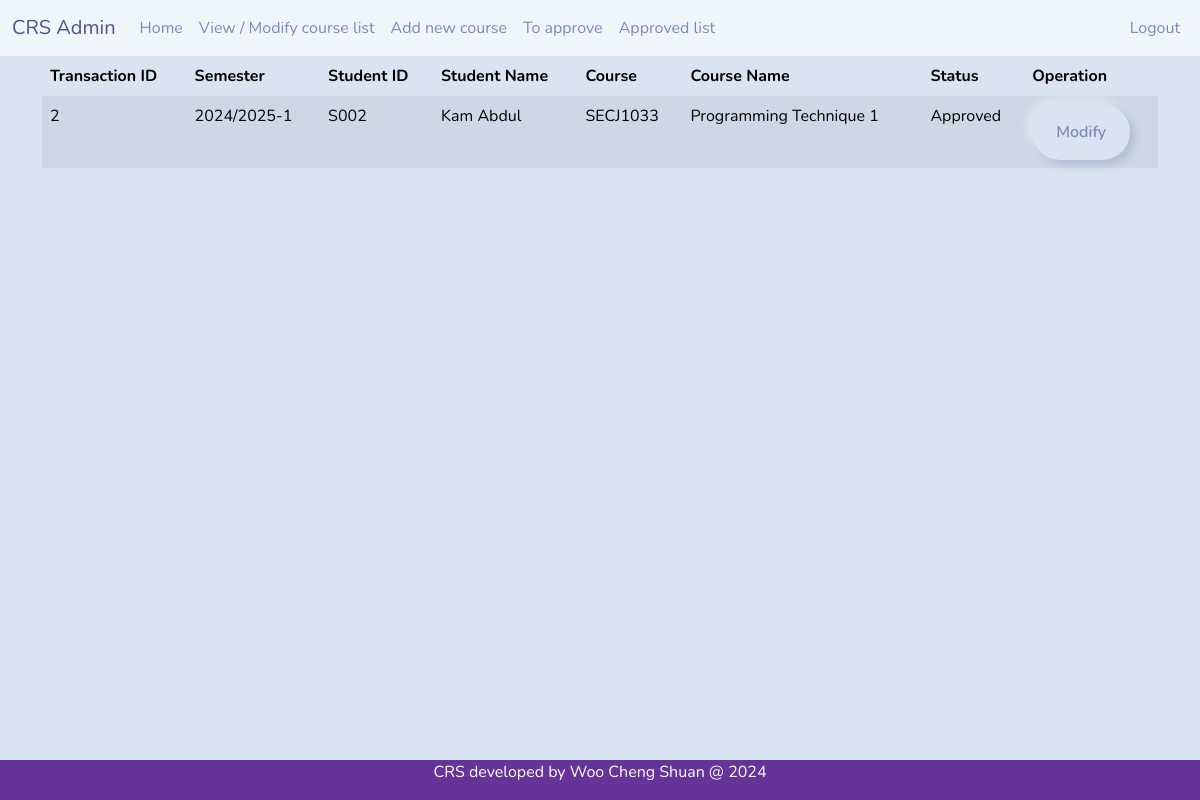
Page /courselist.php (signed in) on the committed database.
### tables this page shows
CREATE TABLE `tb_registration` (
  `r_tid` int(11) NOT NULL COMMENT 'This is the transaction ID',
  `r_student` varchar(10) NOT NULL,
  `r_course` varchar(10) NOT NULL,
  `r_sem` varchar(11) NOT NULL,
  `r_status` int(11) NOT NULL
);

CREATE TABLE `tb_user` (
  `u_sno` varchar(10) NOT NULL,
  `u_pwd` varchar(20) NOT NULL,
  `u_name` varchar(50) NOT NULL,
  `u_contact` int(11) NOT NULL,
  `u_state` varchar(20) NOT NULL,
  `u_req` timestamp NULL DEFAULT NULL,
  `u_email` varchar(30) NOT NULL,
  `u_utype` int(11) NOT NULL
);

CREATE TABLE `tb_course` (
  `c_code` varchar(10) NOT NULL,
  `c_name` varchar(30) NOT NULL,
  `c_credit` int(11) NOT NULL,
  `c_lec` varchar(10) NOT NULL
);

CREATE TABLE `tb_regstatus` (
  `s_id` int(11) NOT NULL,
  `s_desc` varchar(20) NOT NULL
);

### courselist.php (the view, shortened to what this page needs)
<?php
include 'headeradvisor.php';
include 'dbconnect.php';
$sql = "SELECT * FROM tb_registration
        LEFT JOIN tb_user ON tb_registration.r_student = tb_user.u_sno
        LEFT JOIN tb_course ON tb_registration.r_course = tb_course.c_code
        LEFT JOIN tb_regstatus ON tb_registration.r_status = tb_regstatus.s_id
        WHERE r_status != '1'";
$result = mysqli_query($con, $sql);
?>
<div class="container">
<table class="table table-striped table-hover">
  <thead>
    <tr>
      <th scope="col">Transaction ID</th>
      <th scope="col">Semester</th>
      <th scope="col">Student ID</th>
      <th scope="col">Student Name</th>
      <th scope="col">Course</th>
      <th scope="col">Course Name</th>
      <th scope="col">Status</th>
      <th scope="col">Operation</th>
    </tr>
  </thead>
  <tbody>
    <?php
    while($row = mysqli_fetch_array($result)){
    echo"<tr>";
      echo"<td>".$row['r_tid']."</td>";
      echo"<td>".$row['r_sem']."</td>";
      echo"<td>".$row['u_sno']."</td>";
      echo"<td>".$row['u_name']."</td>";
      echo"<td>".$row['r_course']."</td>";
      echo"<td>".$row['c_name']."</td>";
      echo"<td>".$row['s_desc']."</td>";
      echo"<td>";
      echo"<a href = 'coursemodifyprocess.php?id=".$row['r_tid']."' class = 'btn btn-warning'>Modify</a>";
      echo"</td>";
    echo"</tr>";
  }
  ?>
  </tbody>
</table>
<br><br><br><br>
</div>
<?php include 'footer.php';?>

### headeradvisor.php (shortened to what this page needs)
<!DOCTYPE html>
<html lang="en">
<head>
  <link href="css/bootstrap.min.css" rel="stylesheet">
</head>
<body>
<nav class="navbar navbar-expand-lg bg-light" data-bs-theme="light">
  <div class="container-fluid">
    <a class="navbar-brand" href="advisor.php">CRS Admin</a>
    <div class="collapse navbar-collapse" id="navbarColor03">
      <ul class="navbar-nav me-auto">
        <li class="nav-item">
          <a class="nav-link" href="advisor.php">Home</a>
        </li>
        <li class="nav-item">
          <a class="nav-link" href="modifycourselist.php">View / Modify course list</a>
        </li>
        <li class="nav-item">
          <a class="nav-link" href="addnewcourse.php">Add new course</a>
        </li>
        <li class="nav-item">
          <a class="nav-link" href="courseapproval.php">To approve
          </a>
        </li>
        <li class="nav-item">
          <a class="nav-link" href="courselist.php">Approved list</a>
        </li>
      </ul>
        <ul class="navbar-nav ms-auto">
          <li class="nav-item">
            <a class="nav-link" href="logout.php">Logout</a>
          </li>
      </ul>
    </div>
  </div>
</nav>

### footer.php
<div class="footer">
  <p>CRS developed by Woo Cheng Shuan @ 2024</p>
</div>
</body>
</html>

### headeradvisor.php (style rules this page uses)
.footer { position: fixed; left: 0; bottom: 0; width: 100%; background-color: rebeccapurple; color: white; text-align: center; }

### rows in the picture
tb_registration: r_tid "2", r_sem "2024/2025-1", r_student.u_sno "S002", r_student.u_name "Kam Abdul", r_course "SECJ1033", r_course.c_name "Programming Technique 1", r_status.s_desc "Approved"
